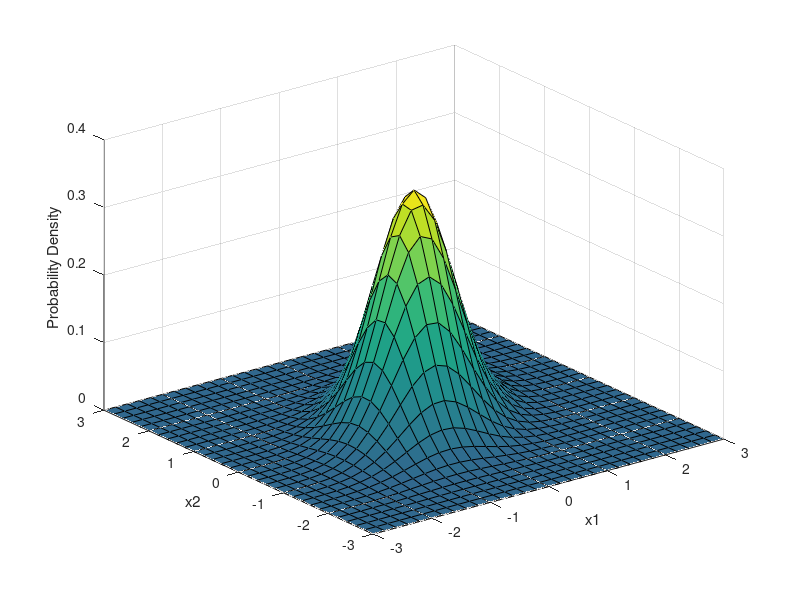

Recreate this plot in MATLAB.
mu = [0 0];
sigma = [0.5 0.2; 0.2 0.5];
x1 = -3:0.2:3;
x2 = -3:0.2:3;
[X1,X2] = meshgrid(x1,x2);
X = [X1(:) X2(:)];
y = mvnpdf(X,mu,sigma);
y = reshape(y,length(x2),length(x1));
surf(x1,x2,y)
caxis([min(y(:))-0.5*range(y(:)),max(y(:))])
axis([-3 3 -3 3 0 0.4])
xlabel('x1')
ylabel('x2')
zlabel('Probability Density')